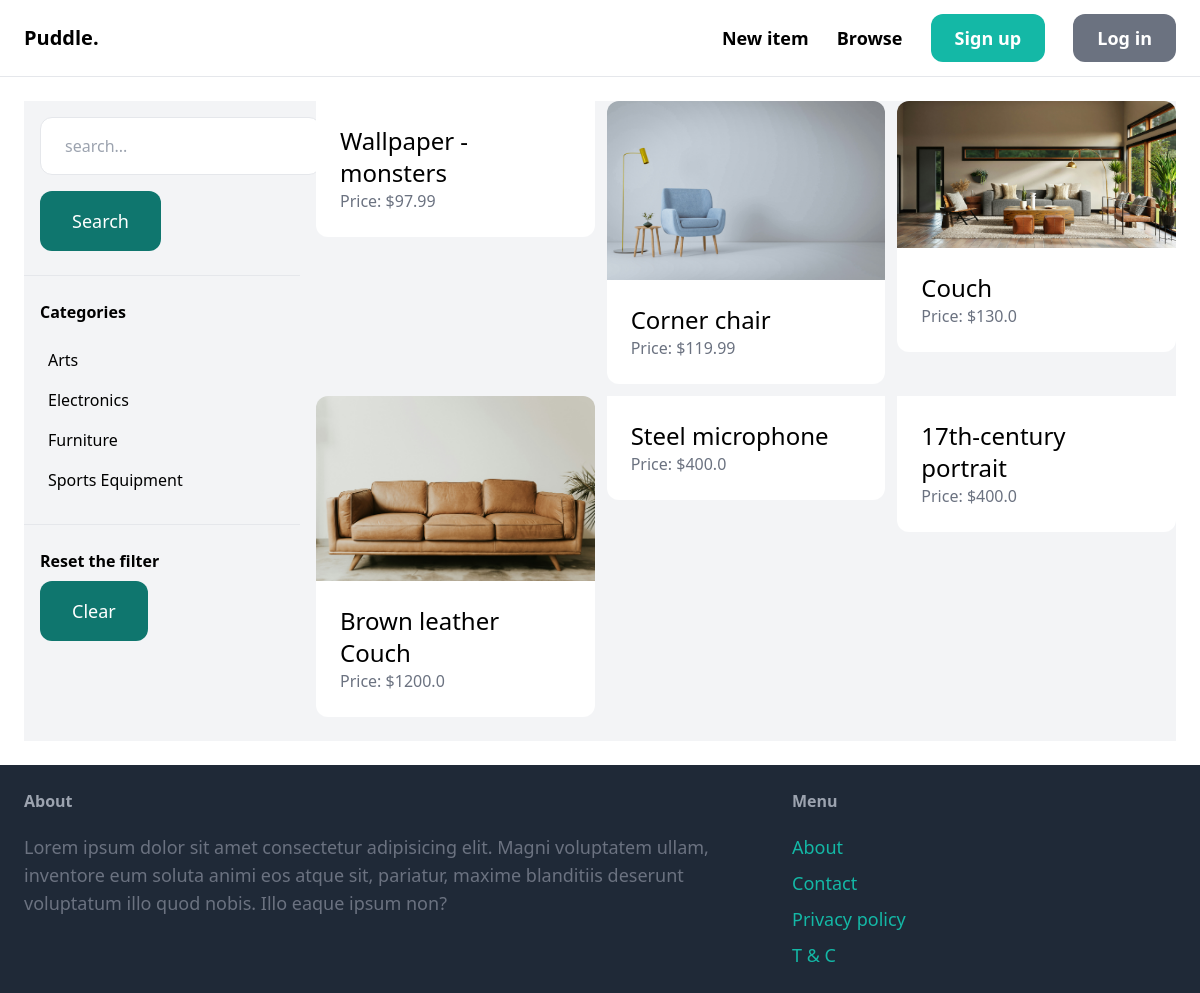
The app's page /items/ with its own data.
### item/models.py (models this page shows, shortened)
class Category(models.Model):
    name = models.CharField(max_length=255, verbose_name='Category')
    class Meta:
        ordering = ('name',)
        verbose_name_plural = 'Categories'

class Item(models.Model):
    category = models.ForeignKey(Category, related_name='items', on_delete=models.CASCADE)
    name = models.CharField(max_length=255, verbose_name='Name')
    description = models.TextField(blank=True, null=True)
    price = models.FloatField()
    image = models.ImageField(upload_to='item_images', blank=True, null=True)
    is_sold = models.BooleanField(default=False)
    created_by = models.ForeignKey(User, related_name='items', on_delete=models.CASCADE)
    created_at = models.DateTimeField(auto_now_add=True)

### item/views.py (the view)
# urls.py: path('', views.items, name='items'),
def items(request):
    query = request.GET.get('query', '')
    category_id = request.GET.get('category', 0)
    categories = Category.objects.all()
    items = Item.objects.filter(is_sold=False)
    if category_id:
        items = items.filter(category_id=category_id)
    if query:
        items = items.filter(Q(name__icontains=query) | Q(description__icontains=query))
    context = {'items': items,
               'query': query,
               'categories': categories,
               'category_id': int(category_id)
               }
    return render(request, 'item/items.html', context)

### item/templates/item/items.html (shortened to what this page needs)
{% extends 'core/base.html' %}
{% block content %}
<div class="pb-6 grid grid-cols-4 gap-4 bg-gray-100">
    <div class="col-span-1">
            <form action="{% url 'item:items' %} method='get' ">
                <input name="query" class="py-4 px-6 m-4 border rounded-xl" type="text" value="{{ query }}" placeholder="search...">
                <button class=" ml-4 mr-4 py-4 px-8 text-lg bg-teal-700 hover:bg-teal-800 text-white rounded-xl">Search</button>
            </form>
            <hr class="my-6">
            <p class="font-semibold ml-4">Categories</p>
            <ul class="m-4">
                {% for category in categories %}
                <li class="py-2 px-2 {% if category.id ==  category_id %} bg-gray-200 {% endif %}">
                    <a href="{% url 'item:items' %}?query={{ query }}&category={{ category.id }}">{{ category.name }}</a>
                </li>
                {% endfor %}
            </ul>
            <hr class="my-6">
            <p class="font-semibold ml-4">Reset the filter</p>
            <ul>
                <li>
                    <a href="{% url 'item:items' %}" class= 'mt-2 ml-4 py-4 px-8 inline-block rounded-xl bg-teal-700 hover:bg-teal-800 text-lg text-white'>Clear</a>
                </li>
            </ul>
    </div>
<div class="col-span-3">
    <div class="grid grid-cols-3 gap-3">
        {% for item in items %}
        <div>
            <a href="{% url 'item:detail' item.id %}">
                <div>
                    <img src="{{ item.image.url }}" alt="" class='rounded-t-xl'>
                </div>
                <div class="p-6 bg-white rounded-b-xl">
                    <h2 class="text-2xl">{{ item.name }}</h2>
                    <p class="text-gray-500">Price: ${{ item.price}} </p>
                </div>
            </a>
        </div>
        {% endfor %}
    </div>
</div>
</div>
{% endblock %}

### core/templates/core/base.html (shortened to what this page needs)
<!DOCTYPE html>
<html lang="en">
<head>
    <script src="https://cdn.tailwindcss.com"></script>
</head>
<body>
    <nav class="px-6 py-6 flex justify-between items-center border-b border-grey-200">
        <a href="/" class="text-xl font-semibold">Puddle.</a>
        <div class="space-x-6">
            <a href="{% url 'item:new' %}" class="text-lg font-semibold hover:text-gray-500">New item</a>
            <a href="{% url 'item:items' %}" class="text-lg font-semibold hover:text-gray-500">Browse</a>
            {% if request.user.is_authenticated %}
            <a href="{% url 'conversation:inbox' %}" class="px-6 py-3 text-lg font-semibold bg-teal-500 text-white rounded-xl hover:bg-teal-700">Messages</a>
            <a href="{% url 'dashboard:index' %}" class="px-6 py-3 text-lg font-semibold bg-gray-500 text-white rounded-xl hover:bg-gray-700">Dashboard</a>
            {% else %}
            <a href="{% url 'core:signup' %}" class="px-6 py-3 text-lg font-semibold bg-teal-500 text-white rounded-xl hover:bg-teal-700"> Sign up</a>
            <a href="{% url 'core:login' %}" class="px-6 py-3 text-lg font-semibold bg-gray-500 text-white rounded-xl hover:bg-gray-700"> Log in</a>
            {% endif %}
        </div>
    </nav>
    <div class="px-6 py-6">
        {% block content %}
        {% endblock %}
    </div>
    <footer class="py-6 px-6 flex justify-between bg-gray-800">
        <div class="w-2/3 pr-10">
            <h3 class="mb-5 font-semibold text-gray-400">About</h3>
            <p class="text-lg text-gray-500">Lorem ipsum dolor sit amet consectetur adipisicing elit. Magni voluptatem ullam, inventore eum soluta animi eos atque sit, pariatur, maxime blanditiis deserunt voluptatum illo quod nobis. Illo eaque ipsum non?</p>
        </div>
        <div class="w-1/3">
            <h3 class="mb-5 font-semibold text-gray-400">Menu</h3>
            <ul class="space-y-2">
                <li><a href="#" class="text-lg text-teal-500 hover:text-teal-700">About</a></li>
                <li><a href="{%url 'core:contact' %}" class="text-lg text-teal-500 hover:text-teal-700">Contact</a></li>
                <li><a href="#" class="text-lg text-teal-500 hover:text-teal-700">Privacy policy</a></li>
                <li><a href="#" class="text-lg text-teal-500 hover:text-teal-700">T & C</a></li>
            </ul>
        </div>
    </footer>
</body>
</html>

### records on screen
Category: name "Arts"
Category: name "Electronics"
Category: name "Furniture"
Category: name "Sports Equipment"
Item: name "Wallpaper - monsters", price "97.99"
Item: image (picture), name "Corner chair", price "119.99"
Item: image (picture), name "Couch", price "130.0"
Item: image (picture), name "Brown leather Couch", price "1200.0"
Item: name "Steel microphone", price "400.0"
Item: name "17th-century portrait", price "400.0"
